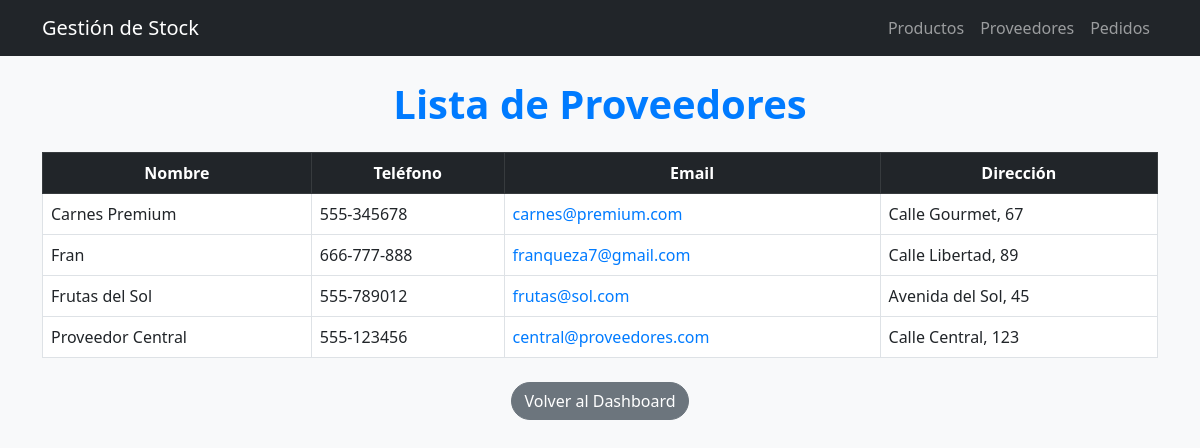
Screenshot of /stock/proveedores/ with the database file from the repository.
### stock/models.py (models this page shows, shortened)
class Proveedor(models.Model):
    nombre = models.CharField(max_length=100)
    email = models.EmailField()
    telefono = models.CharField(max_length=20)
    direccion = models.TextField()

### stock/views.py (the view)
# urls.py: path('proveedores/', views.proveedores_list, name='proveedores_list'),
def proveedores_list(request):
    proveedores = Proveedor.objects.all().order_by('nombre')
    return render(request, 'stock/proveedores_list.html', {'proveedores': proveedores})

### templates/stock/proveedores_list.html (shortened to what this page needs)
{% extends 'stock/base_stock.html' %}
{% block content %}
<h1 class="text-center mb-4">Lista de Proveedores</h1>
<table class="table table-bordered">
  <thead class="table-dark">
    <tr>
      <th>Nombre</th>
      <th>Teléfono</th>
      <th>Email</th>
      <th>Dirección</th>
    </tr>
  </thead>
  <tbody>
    {% for proveedor in proveedores %}
    <tr>
      <td>{{ proveedor.nombre }}</td>
      <td>{{ proveedor.telefono }}</td>
      <td>
        <a href="mailto:{{ proveedor.email }}" class="text-decoration-none">
          {{ proveedor.email }}
        </a>
      </td>
      <td>{{ proveedor.direccion }}</td>
    </tr>
    {% empty %}
    <tr>
      <td colspan="4" class="text-center">No hay proveedores disponibles.</td>
    </tr>
    {% endfor %}
  </tbody>
</table>
<div class="text-center mt-4">
  <a href="{% url 'stock:dashboard' %}" class="btn btn-secondary">Volver al Dashboard</a>
</div>
{% endblock %}

### static/stock/styles.css (style rules this page uses)
body { background-color: #f8f9fa; }
h1 { color: #007bff; font-weight: bold; text-align: center; }
.table { background-color: #ffffff; }
.table th { text-align: center; }
.btn { border-radius: 20px; }
a.text-decoration-none { color: #007bff; text-decoration: none; }

### rows the page displays
Proveedor: nombre "Carnes Premium", telefono "555-345678", email "carnes@premium.com", direccion "Calle Gourmet, 67"
Proveedor: nombre "Fran", telefono "666-777-888", email "franqueza7@gmail.com", direccion "Calle Libertad, 89"
Proveedor: nombre "Frutas del Sol", telefono "555-789012", email "frutas@sol.com", direccion "Avenida del Sol, 45"
Proveedor: nombre "Proveedor Central", telefono "555-123456", email "central@proveedores.com", direccion "Calle Central, 123"
